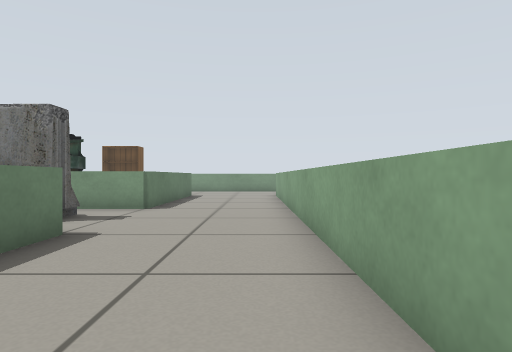
view 1 (above)

16 first-person views from a walk through a Gazebo world. The camera is 0.44 m above the floor, looks level and sees 75° across. The lines on the ground mark 1 m squares. The floor is counted in squares, 0.5 m on a side. Each view is taken from the middle of a square. On the plan, view 1 faces up. The plan holds only what a view shows up to about 12 squares ahead; the rest is blank. The place goes on beyond the plan. The robots in the file are not drawn. Gazebo's built-in surfaces are drawn with simple patterns. Some surface patterns are stand-ins.

view 2
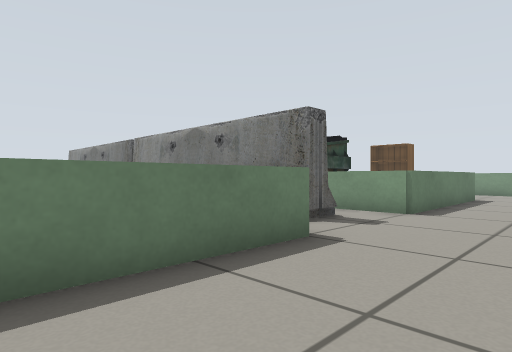

view 3
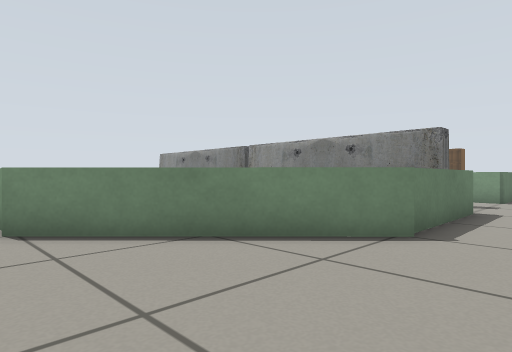

view 4
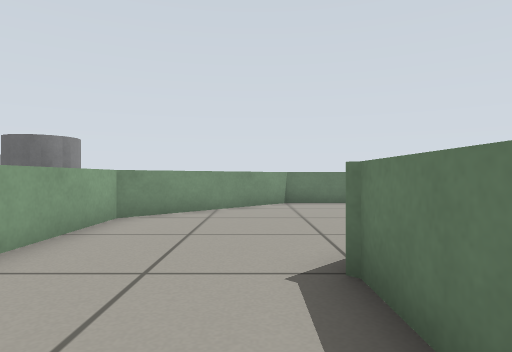

view 5
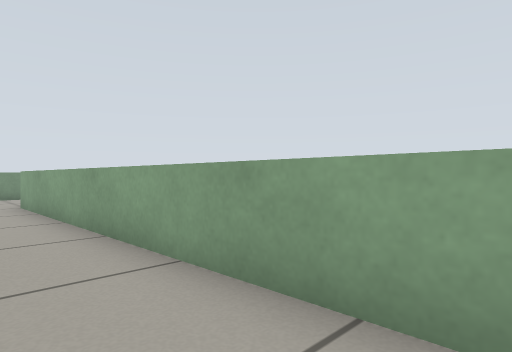

view 6
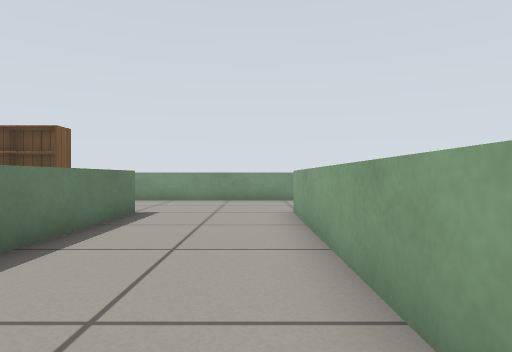

view 7
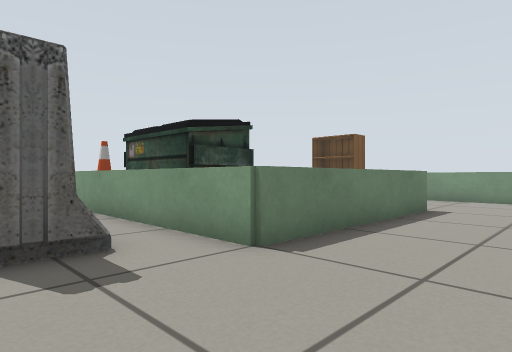

view 8
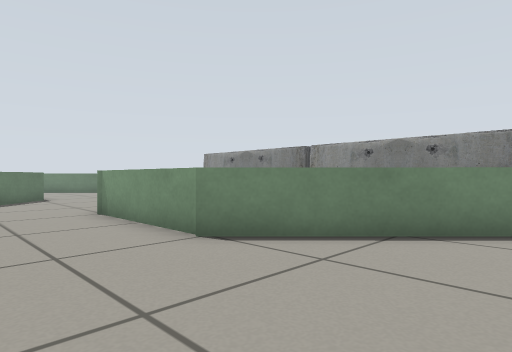

view 9
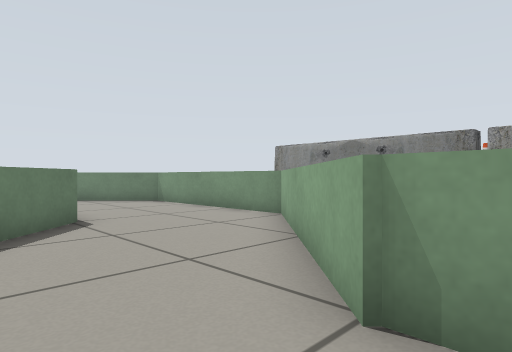

view 10
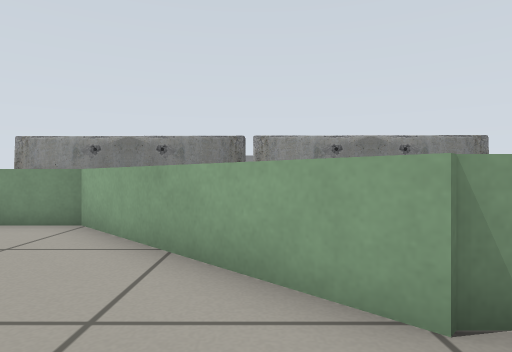

view 11
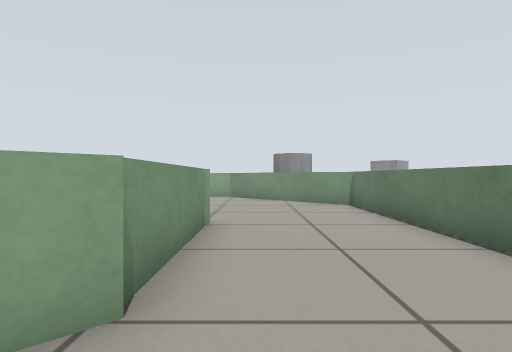

view 12
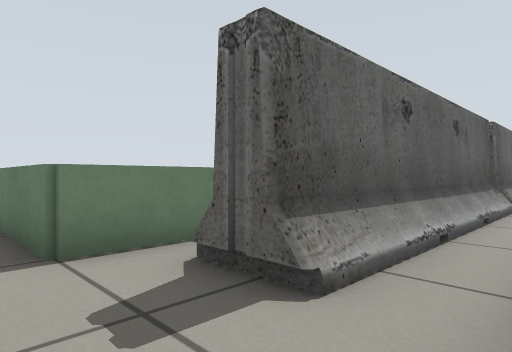

view 13
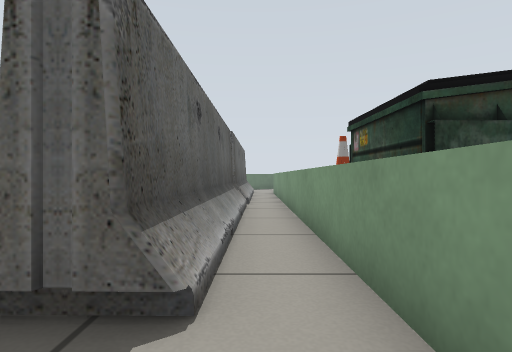

view 14
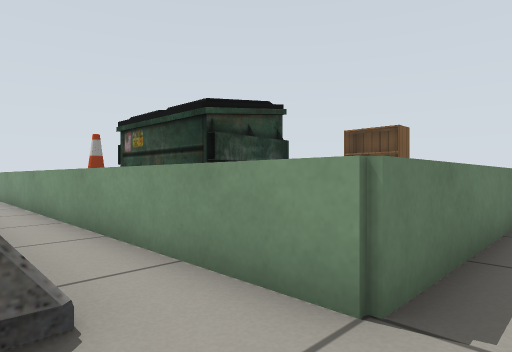

view 15
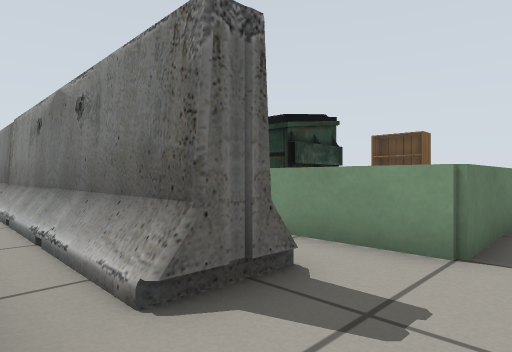

view 16
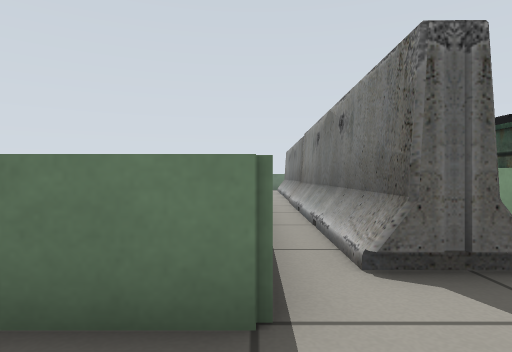

### Floor plan
Points are (right, up) in squares from view 1. A wall is a line through its corners. A room is listed if a view was taken in it or the views show most of it. See-through windows are left out.
Room 1 (views 1, 2, 3, 4, 5, 6, 7, 8, 9, 10, 11, 12, 13, 14, 15, 16)
walls: (-9.2, -6.9) (-3, -6.9) (0.9, -2.9) (0.9, 14.5); (-5.1, 5.1) (-2.9, 5.1) (-2.9, 0.9) (-7, -3.1) (-11, -3.1) (-15.1, 0.9) (-20.9, 0.9) (-22.9, -1.1); (-16.9, -2.9) (-15.4, -4.4); (-2.9, 14.5) (-2.9, 8.9)
objects: grey cylinder (3, -6) to (5, -5)

Positions as (right, up) in squares from view 1, and headings:
1: (0, 0), facing up
2: (0, 1), facing up-left
3: (-1, -4), facing up-left
4: (-2, 4), facing down
5: (-1, 4), facing up-right
6: (0, 7), facing up
7: (0, 6), facing up-left
8: (-3, -6), facing up-left
9: (-10, -5), facing up-left
10: (-12, -5), facing up
11: (-13, -4), facing right
12: (-2, 9), facing down-left
13: (-2, 8), facing left
14: (-2, 7), facing up-left
15: (-2, 5), facing up-left
16: (-1, 5), facing left
